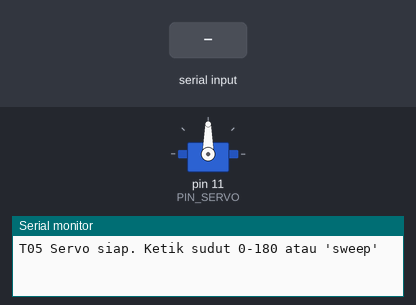
Recording of a sketch running on a simulated Arduino Mega 2560, built with avr-gcc and run on an emulated ATmega2560. On the bench: servo, the last lines printed to the serial monitor. The inputs (shaded band) are chosen by the test bench.

Above: at 1.2 s.
1.3 s: "sweep\n" received over Serial
4.3 s: "30,150\n" received over Serial
At 5.5 s:
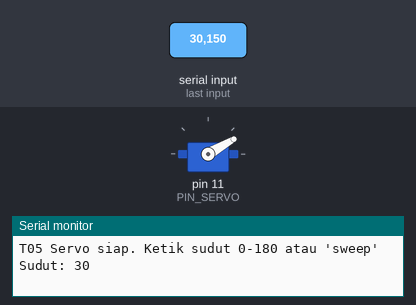
5.8 s: "200\n" received over Serial
At 6.6 s:
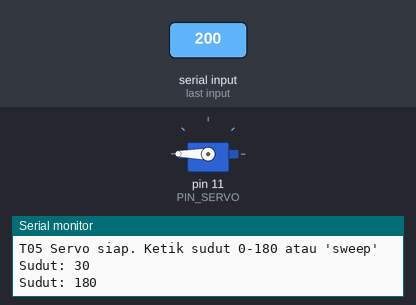
7.3 s: "90,45\n" received over Serial
At 7.8 s:
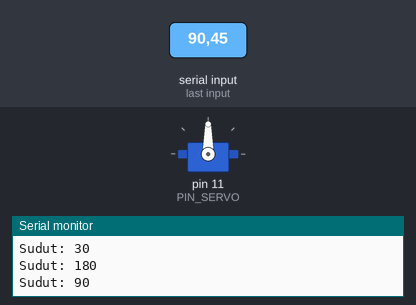
Timing chart, 0 to 9.8 s (numbered marks = the images above; inputs shaded):
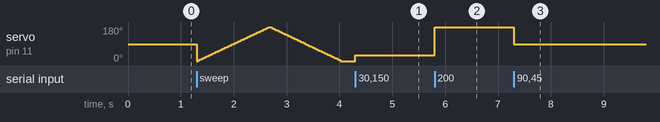

The sketch:

T05_Servo_Arm.ino
```cpp
/*
 * T05 - Servo arm
 * Servo signal: pin 11 (Servo library Mega memakai Timer5,
 * hindari analogWrite di pin 44-46).
 * Daya servo dari supply 5-6 V TERPISAH, GND disatukan dengan Mega.
 * Serial 115200: ketik sudut 0-180 lalu Enter, atau "sweep".
 */
#include <Servo.h>

const uint8_t PIN_SERVO = 11;
Servo arm;

void sweep() {
  for (int a = 0; a <= 180; a += 2) { arm.write(a); delay(15); }
  for (int a = 180; a >= 0; a -= 2) { arm.write(a); delay(15); }
}

void setup() {
  Serial.begin(115200);
  arm.attach(PIN_SERVO);
  arm.write(90);
  Serial.println(F("T05 Servo siap. Ketik sudut 0-180 atau 'sweep'"));
}

void loop() {
  if (Serial.available()) {
    String s = Serial.readStringUntil('\n');
    s.trim();
    if (s.equalsIgnoreCase("sweep")) {
      sweep();
    } else if (s.length()) {
      int a = constrain(s.toInt(), 0, 180);
      arm.write(a);
      Serial.print(F("Sudut: ")); Serial.println(a);
    }
  }
}
```

Measured:
- after the input at 4.3 s, servo on pin 11 (PIN_SERVO): 0° → 30° at once
- after the input at 5.8 s, servo on pin 11 (PIN_SERVO): 30° → 180° at once
- after the input at 7.3 s, servo on pin 11 (PIN_SERVO): 180° → 90° at once
